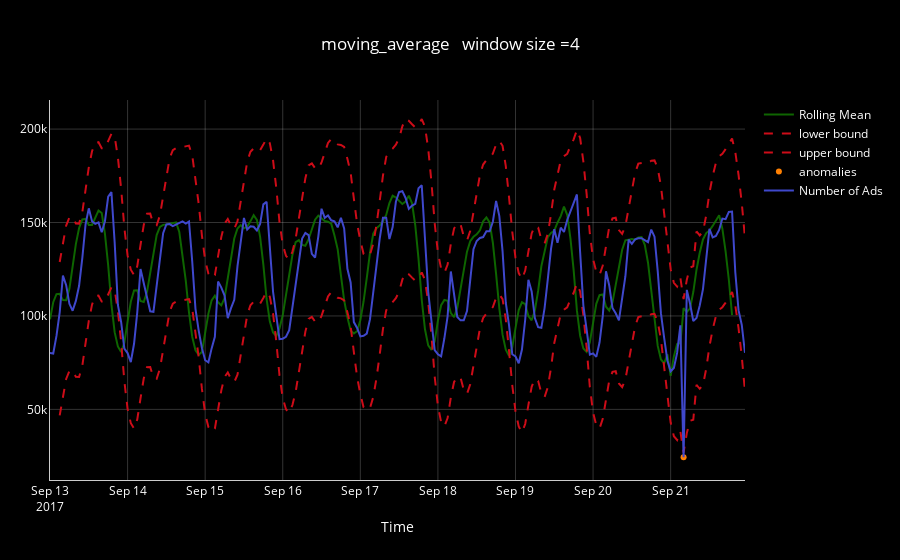

The cell this chart's notebook holds for it:
### Code cell
plot_moving_average(ads_anomaly,'Ads',4,plot_anomalies=True,plot_intervals=True)#

### Figure 1 — Plotly figure (JSON) as saved in the notebook; plotly's stock layout.template omitted (floating-point values rounded to 4 significant figures; data arrays with more than 128 entries replaced by an {"elided": "..."} marker saying what was removed)
{"data": [{"marker": {"color": "rgba(16,112,2,0.9)"}, "mode": "lines", "name": "Rolling Mean", "type": "scatter", "x": {"elided": "216 str values"}, "y": {"elided": "212 float values"}}, {"line": {"color": "rgb(205, 12, 24)", "dash": "dash", "width": 2}, "name": "lower bound", "type": "scatter", "x": {"elided": "216 str values"}, "y": {"elided": "216 float values"}}, {"line": {"color": "rgb(205, 12, 24)", "dash": "dash", "width": 2}, "name": "upper bound", "type": "scatter", "x": {"elided": "216 str values"}, "y": {"elided": "216 float values"}}, {"marker": {"color": "rgba(255, 128, 2, 5)"}, "mode": "markers", "name": "anomalies", "type": "scatter", "x": ["2017-09-21 04:00:00"], "y": [24382]}, {"line": {"color": "rgb(63, 72, 204)"}, "marker": {"color": "rgba(16,112,2,0.9)"}, "mode": "lines", "name": "Number of Ads", "type": "scatter", "x": {"elided": "216 str values"}, "y": {"elided": "216 int values"}}], "layout": {"font": {"color": "#FFFFFF"}, "margin": {"l": 50, "r": 30}, "paper_bgcolor": "rgb(0, 0, 0)", "plot_bgcolor": "rgb(0, 0, 0)", "title": "moving_average \n window size =4", "xaxis": {"gridcolor": "rgba(255,255,255,0.2)", "linecolor": "rgba(255,255,255, 0.8)", "showgrid": true, "title": "Time"}, "yaxis": {"gridcolor": "rgba(255,255,255,0.2)", "linecolor": "rgba(255,255,255, 0.8)", "showgrid": true}}}
